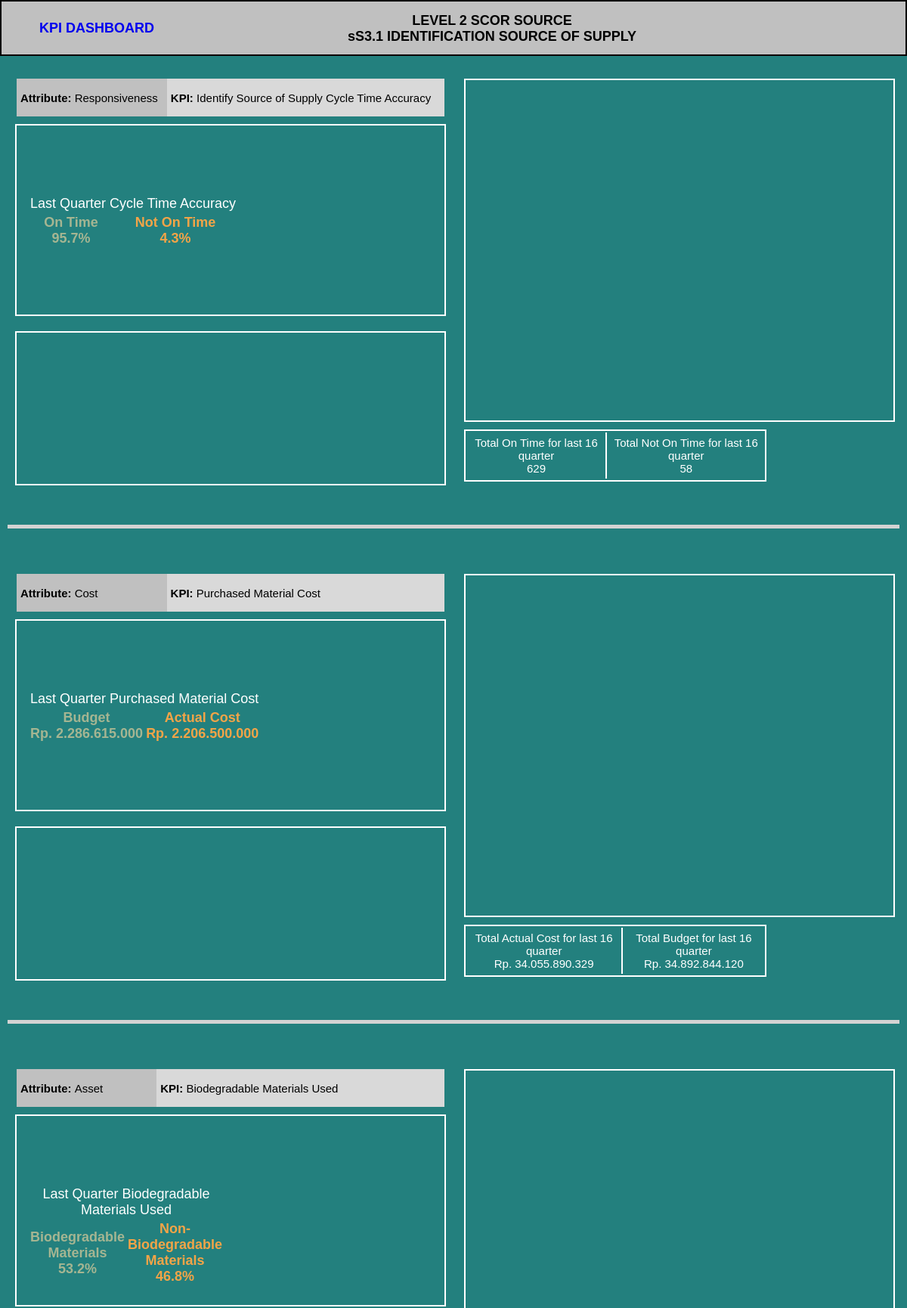
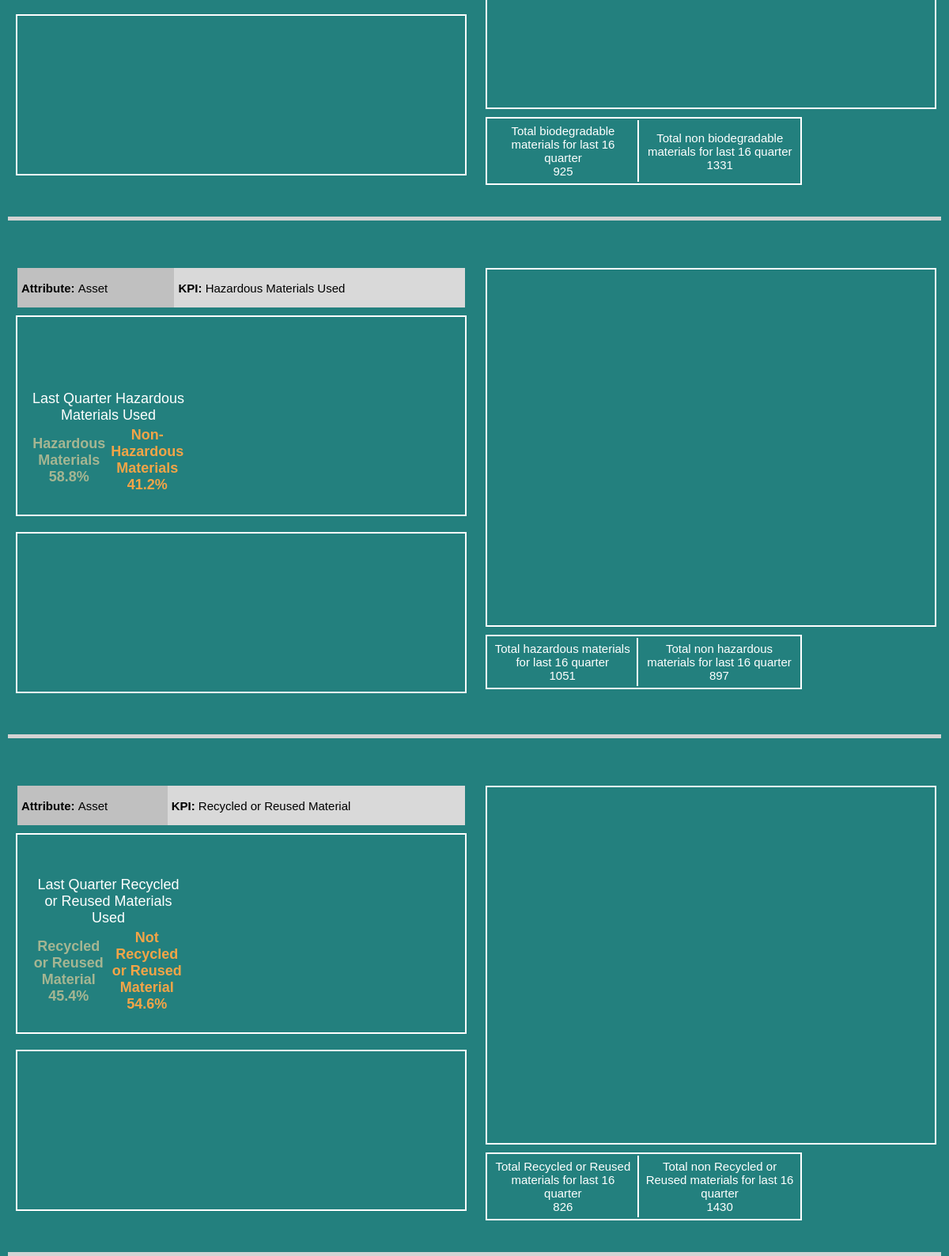
/source/source-satu.php, run on the app's committed database (2 pictures, top to bottom).
### tables this page shows
CREATE TABLE "Source" (
	`id`	INTEGER PRIMARY KEY AUTOINCREMENT,
	`Year`	TEXT,
	`Quarter`	TEXT,
	`KulitPO`	TEXT,
	`KimiaPO`	TEXT,
	`TotalPO`	TEXT,
	`IdentifySourceOnTime`	TEXT,
	`NotOnTimeIdentifySource`	TEXT,
	`MaterialBiodegradable`	TEXT,
	`MaterialNotBiodegradable`	TEXT,
	`MaterialHazardous`	TEXT,
	`MaterialNotHazardous`	TEXT,
	`MaterialRecycledorReused`	TEXT,
	`MaterialNotRecycledorReused`	TEXT,
	`SupplierCertifiedISO`	TEXT,
	`SupplierUncertifiedISO`	TEXT,
	`SupplierEnvironmentalCriteria`	TEXT,
	`SupplierNotEnvironmentalCriteria`	TEXT,
	`SourceCycleOnTime`	TEXT,
	`SourceCycleNotOnTime`	TEXT,
	`LeadTimeOnSchedule`	TEXT,
	`LeadTimeChangedSchedule`	TEXT,
	`DemandRequirementOnTime`	TEXT,
	`DemandRequirementNotOnTime`	TEXT,
	`OrderCorrectContent`	TEXT,
	`OrderNotCorrectContent`	TEXT,
	`OrderDefectFree`	TEXT,
	`OrderDefect`	TEXT,
	`OrderDamageFree`	TEXT,
	`OrderDamage`	TEXT,
	`TransferredOnTime`	TEXT,
	`TransferredNotOnTime`	TEXT,
	`SuppliePaymentOnTime`	TEXT,
	`SupplierPaymentNotOnTime`	TEXT
);

CREATE TABLE "Purchasedmaterial" (
	`id`	INTEGER PRIMARY KEY AUTOINCREMENT,
	`Year`	TEXT,
	`Quarter`	TEXT,
	`PurchasedMaterialAktual`	TEXT,
	`PurchasedMaterialBudget`	TEXT
);

### source/source-satu.php (the view, shortened to what the rows shown need)
<?php
require '../layout.php';
?>
<body>
    <div id="container">
        <?php
            $dir = 'sqlite:../db.db';
            $dbh = new PDO($dir) or die("Cannot open the database");
            $query = "SELECT * FROM Source ORDER BY id DESC LIMIT 16";
            $getPurchaseOrder = $dbh->prepare($query);
            $getPurchaseOrder->execute();
            $purchaseOrder = $getPurchaseOrder->fetchAll();
            $lastPurchaseOrder = $purchaseOrder[0];
        ?>
        <div id="attribute">
            <div id="attribute-left">
                <div id="attribute-left-top">
                    <span style="float:left; text-align:center; margin-left:15px;margin-top:90px;">
                        <table style="text-align:center; font-size:18px">
                            <tr style="font-weight:bold">
                                <td style="color:#A5B592">On Time<br><?php echo number_format($lastPurchaseOrder['IdentifySourceOnTime']/($lastPurchaseOrder['IdentifySourceOnTime'] + $lastPurchaseOrder['NotOnTimeIdentifySource']) *100, 1); ?>%</td>
                                <td style="color:#F3A447">Not On Time<br><?php echo number_format($lastPurchaseOrder['NotOnTimeIdentifySource']/($lastPurchaseOrder['IdentifySourceOnTime'] + $lastPurchaseOrder['NotOnTimeIdentifySource']) *100, 1); ?>%</td>
                            </tr>
                        </table>
                    </span>
                </div>
            </div>
        </div>
        <?php
            $query = "SELECT * FROM Purchasedmaterial ORDER BY id DESC LIMIT 16";
            $getPurchaseMaterials = $dbh->prepare($query);
            $getPurchaseMaterials->execute();
            $purchaseMaterials = $getPurchaseMaterials->fetchAll();
            $lastPurchaseMaterials = $purchaseMaterials[0];
        ?>
        <div id="attribute">
            <div id="attribute-left">
                <div id="attribute-left-top">
                    <span style="float:left; text-align:center; margin-left:15px;margin-top:90px;">
                        <table style="text-align:center; font-size:18px">
                            <tr style="font-weight:bold">
                                <td style="color:#A5B592">Budget<br>Rp. <?php echo number_format($lastPurchaseMaterials['PurchasedMaterialBudget'], 0, ",", ".") ?></td>
                                <td style="color:#F3A447">Actual Cost<br>Rp. <?php echo  number_format($lastPurchaseMaterials['PurchasedMaterialAktual'], 0, ",", ".") ?></td>
                            </tr>
                        </table>
                    </span>
                </div>
            </div>
        </div>
        <?php
        $query = "SELECT * FROM Source ORDER BY id DESC LIMIT 16";
            $getPurchaseOrder = $dbh->prepare($query);
            $getPurchaseOrder->execute();
            $purchaseOrder = $getPurchaseOrder->fetchAll();
            $lastPurchaseOrder = $purchaseOrder[0];
        ?>
        <div id="attribute">
            <div id="attribute-left">
                <div id="attribute-left-top">
                    <span style="float:left; text-align:center; width: 200px; margin-left:15px;margin-top:90px;">
                        <table style="text-align:center; font-size:18px">
                            <tr style="font-weight:bold">
                                <td style="color:#A5B592">Biodegradable Materials<br><?php echo number_format($lastPurchaseOrder['MaterialBiodegradable']/($lastPurchaseOrder['MaterialBiodegradable'] + $lastPurchaseOrder['MaterialNotBiodegradable']) *100, 1); ?>%</td>
                                <td style="color:#F3A447">Non-Biodegradable Materials<br> <?php echo number_format($lastPurchaseOrder['MaterialNotBiodegradable']/($lastPurchaseOrder['MaterialBiodegradable'] + $lastPurchaseOrder['MaterialNotBiodegradable']) *100, 1); ?>%</td>
                            </tr>
                        </table>
                    </span>
                </div>
            </div>
        </div>
        <?php
        $query = "SELECT * FROM Source ORDER BY id DESC LIMIT 16";
            $getPurchaseOrder = $dbh->prepare($query);
            $getPurchaseOrder->execute();
            $purchaseOrder = $getPurchaseOrder->fetchAll();
            $lastPurchaseOrder = $purchaseOrder[0];
        ?>
        <div id="attribute">
            <div id="attribute-left">
                <div id="attribute-left-top">
                    <span style="float:left; text-align:center; width: 200px; margin-left:15px;margin-top:90px;">
                        <table style="text-align:center; font-size:18px">
                            <tr style="font-weight:bold">
                                <td style="color:#A5B592">Hazardous Materials<br> <?php echo number_format($lastPurchaseOrder['MaterialHazardous']/($lastPurchaseOrder['MaterialHazardous'] + $lastPurchaseOrder['MaterialNotHazardous']) *100, 1); ?>%</td>
                                <td style="color:#F3A447">Non-Hazardous Materials<br> <?php echo number_format($lastPurchaseOrder['MaterialNotHazardous']/($lastPurchaseOrder['MaterialHazardous'] + $lastPurchaseOrder['MaterialNotHazardous']) *100, 1); ?>%</td>
                            </tr>
                        </table>
                    </span>
                </div>
            </div>
        </div>
        <?php
        $query = "SELECT * FROM Source ORDER BY id DESC LIMIT 16";
            $getPurchaseOrder = $dbh->prepare($query);
            $getPurchaseOrder->execute();
            $purchaseOrder = $getPurchaseOrder->fetchAll();
            $lastPurchaseOrder = $purchaseOrder[0];
        ?>
        <div id="attribute">
            <div id="attribute-left">
                <div id="attribute-left-top">
                    <span style="float:left; text-align:center; width: 200px; margin-left:15px;margin-top:50px;">
                        <table style="text-align:center; font-size:18px">
                            <tr style="font-weight:bold">
                                <td style="color:#A5B592">Recycled or Reused Material<br> <?php echo number_format($lastPurchaseOrder['MaterialRecycledorReused']/($lastPurchaseOrder['MaterialRecycledorReused'] + $lastPurchaseOrder['MaterialNotRecycledorReused']) *100, 1); ?>%</td>
                                <td style="color:#F3A447">Not Recycled or Reused Material<br> <?php echo number_format($lastPurchaseOrder['MaterialNotRecycledorReused']/($lastPurchaseOrder['MaterialRecycledorReused'] + $lastPurchaseOrder['MaterialNotRecycledorReused']) *100, 1); ?>%</td>
                            </tr>
                        </table>
                    </span>
                </div>
            </div>
        </div>
    </div>
</body>

### data on the page
source: IdentifySourceOnTime+NotOnTimeIdentifySource "95.7", NotOnTimeIdentifySource+IdentifySourceOnTime "4.3", MaterialBiodegradable+MaterialNotBiodegradable "53.2", MaterialNotBiodegradable+MaterialBiodegradable "46.8", MaterialHazardous+MaterialNotHazardous "58.8", MaterialNotHazardous+MaterialHazardous "41.2", MaterialRecycledorReused+MaterialNotRecycledorReused "45.4", MaterialNotRecycledorReused+MaterialRecycledorReused "54.6"
purchasedmaterial: PurchasedMaterialBudget "2.286.615.000", PurchasedMaterialAktual "2.206.500.000"

### other printed values
$jumlahIdentifySourceOnTime "629"
$jumlahNotOnTimeIdentifySource "58"
$jumlahPurchasedMaterialAktual "34.055.890.329"
$jumlahPurchasedMaterialBudget "34.892.844.120"
$jumlahMaterialBiodegradable "925"
$jumlahMaterialNotBiodegradable "1331"
$jumlahMaterialHazardous "1051"
$jumlahMaterialNotHazardous "897"
$jumlahMaterialRecycledorReused "826"
$jumlahMaterialNotRecycledorReused "1430"
